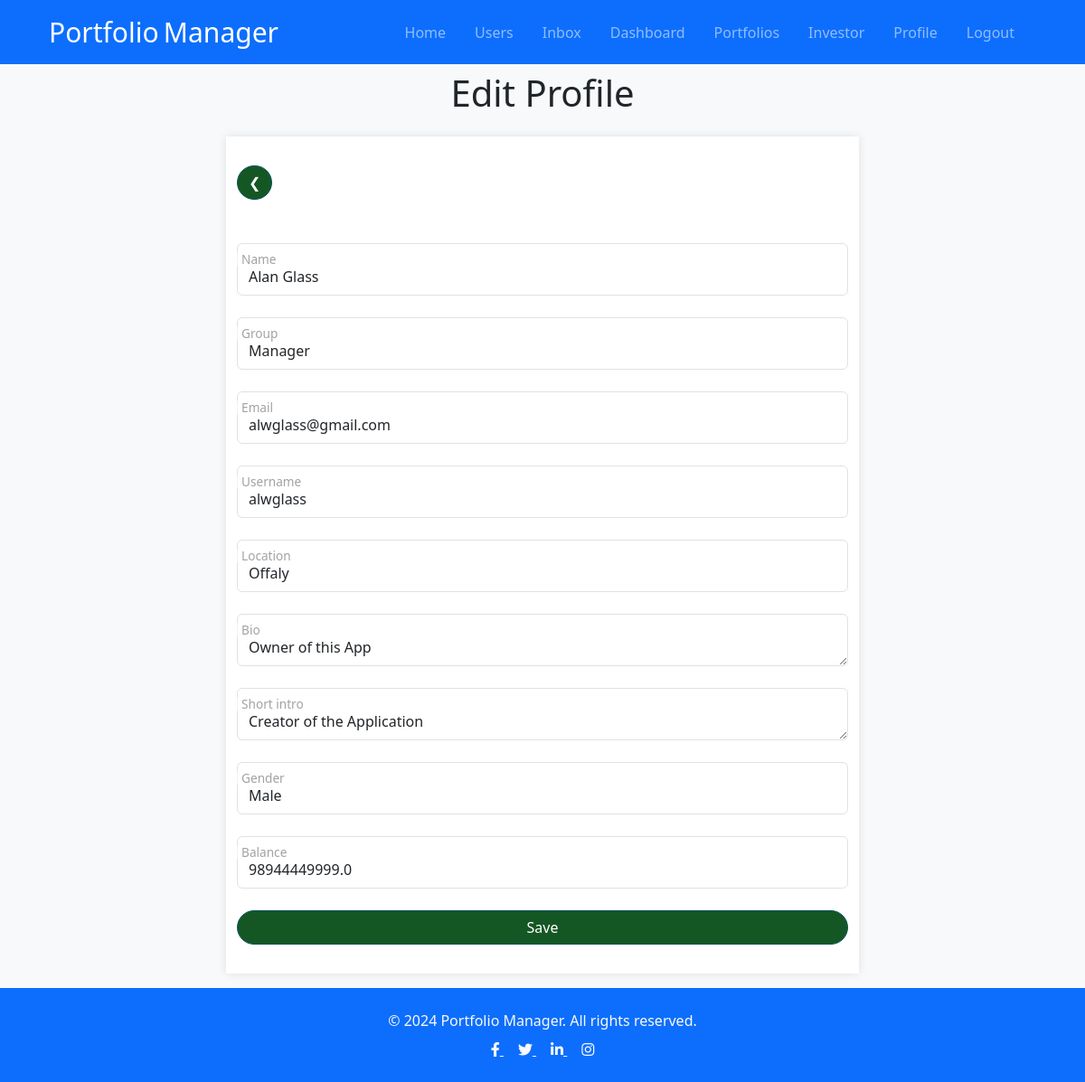
Page /edit-account/ (signed in) on the earlier database version.
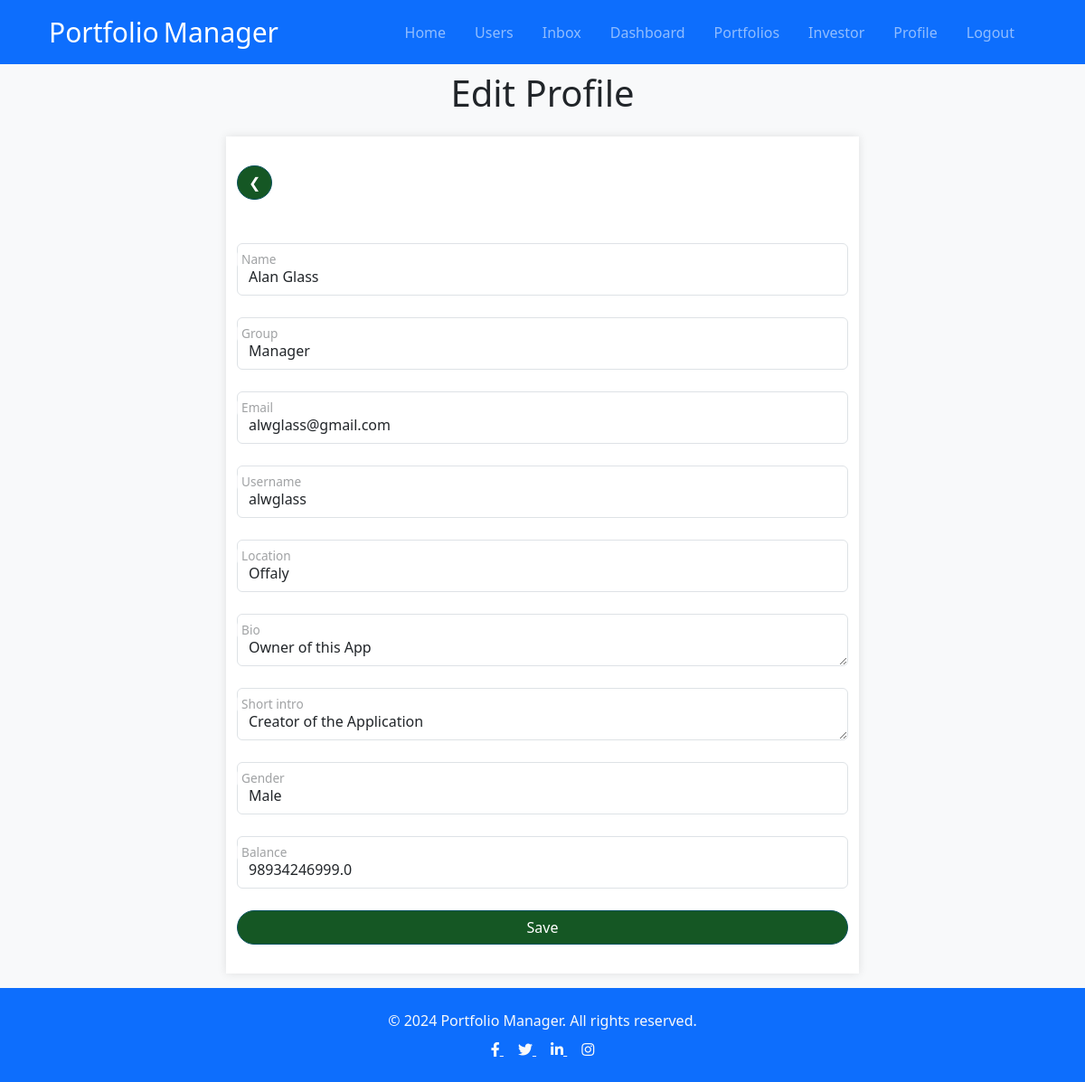
Same page on the later database version.
### users/models.py (models this page shows, shortened)
class Profile(models.Model):
    def allowed_groups():
        return {'name__in': Group.objects.values_list('name', flat=True)}
    GENDER_CHOICES = [
        ('Male', 'Male'),
        ('Female', 'Female'),
        ('Rather not say', 'Rather not say'),
    ]
    user = models.OneToOneField(User, on_delete=models.CASCADE, null=True,blank=True) # One User has One Profile
    group = models.ForeignKey(
        Group,
        on_delete=models.SET_NULL,
        null=True,
        blank=True,
        limit_choices_to=allowed_groups
    )
    username = models.CharField(max_length=200 , null=True,blank=True)
    balance = models.FloatField(null=False,default=0)
    location = models.CharField(max_length=200 , null=True,blank=True)
    name = models.CharField(max_length=200 , null=True,blank=True)
    email = models.EmailField(max_length=200 , null=True,blank=True)
    gender = models.CharField(
        max_length=20,
        choices=GENDER_CHOICES,
        default='Male',
    )
    short_intro = models.TextField(null=True,blank=True)
    bio  = models.TextField(null=True,blank=True)
    created = models.DateTimeField(auto_now_add=True)
    id = models.UUIDField(default=uuid.uuid4, unique=True, primary_key=True, editable=False)
    def __str__(self):
        return f"{str(self.name)} ({str(self.user.username)})"
    class Meta:
        ordering = ['username'] # "-" orders by descending

### users/views.py (the view, shortened to what this page needs)
# urls.py: path('edit-account/', views.editAccount, name= "edit-account"),
@login_required(login_url='login')
def editAccount (request):
    profile = request.user.profile
    print(profile)
    form  = ProfileForm(instance=profile)
    page = 'edit'
    context = {'form':form,'page':page}
    return render(request, 'users/profile_form.html', context)

### users/forms.py
class ProfileForm(ModelForm,forms.Form):
    class Meta:
        model  = Profile
        fields = ['name','group','email','username','location','bio','short_intro','gender','balance']
    def __init__(self,*args,**kwargs):
        super(ProfileForm,self).__init__(*args,**kwargs)
        for name,field in self.fields.items():
            field.widget.attrs.update({
                'class': 'form-control',
                'placeholder': field.label
                })

### users/context_processors.py (called while the page is built)
def inbox_count(request):
    if request.user.is_authenticated:
        count = Message.objects.filter(recipient=request.user.profile, is_read=False).count()
        print ("MESSAGES",count)
        return {'inbox_count': count}
    return {'inbox_count': 0}

### users/templates/users/profile_form.html (shortened to what this page needs)
{% extends 'base.html' %}
{% load static %}
{% block content %}
<h1 class="fs-0 fs-1 fs-sm-2 fs-md-3 fs-lg-4 d-flex d-block justify-content-center align-items-center">
    {% if page == 'edit' %}
        Edit Profile
    {% else %}
        Add Details
    {% endif %}
</h1>
<div class="container-sm container_add mt-4" id="login-section">
    <div class="card-header mb-5 ">
        <a class="btn rounded-pill btn-primary" href="{% url 'investor' %}">&#10094;</a>
      </div>
    <form method="POST" autocomplete="off" action="{% url 'edit-account' %}" enctype="multipart/form-data">
        <div class="row g-3 align-items-center">
        {% for field in form %}
            <div class="form-floating mb-2">
                {{ field }}
                <label for="{{ field.id_for_label }}">{{ field.label }}</label>
            </div>
        {% endfor %}
        <div class="col-12">
            <button type="submit" class="btn rounded-pill btn-primary w-100">
            {% if page == 'edit' %}
                Save
            {% else %}
                Register
            {% endif %}
            </button>
        </div>
        </div>
    </form>
</div>
{% endblock content %}

Differences in the rows shown:
changed Profile "Alan Glass": balance "98944449999.0" → "98934246999.0"
